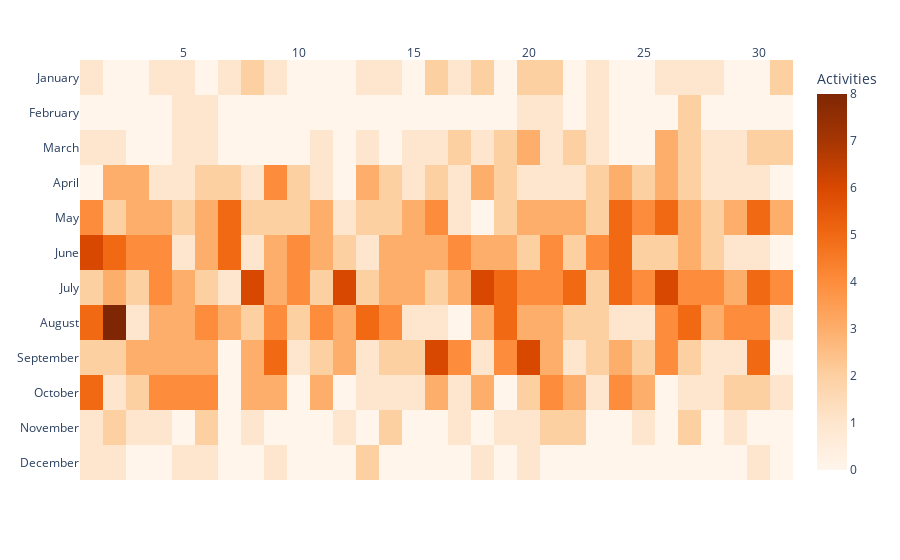

Notebook code cell kept with this figure:
### Code cell
# Creating heatmap of workouts by month and day

fig = px.imshow(pivot_data_month_day,
labels=dict(x="", y="", color="Activities"),
color_continuous_scale='oranges',
# x=hours_of_day,
aspect="auto"
)
fig.update_xaxes(side="top")
fig.update_layout(
    title='',
    xaxis_nticks=8,
    showlegend = False,
    plot_bgcolor='rgba(0,0,0,0)')
fig.show()

### Figure 1 — Plotly figure (JSON) as saved in the notebook; plotly's stock layout.template omitted (floating-point values rounded to 4 significant figures; data arrays with more than 128 entries replaced by an {"elided": "..."} marker saying what was removed)
{"data": [{"coloraxis": "coloraxis", "hovertemplate": "x: %{x}<br>y: %{y}<br>Activities: %{z}<extra></extra>", "name": "0", "type": "heatmap", "x": [1, 2, 3, 4, 5, 6, 7, 8, 9, 10, 11, 12, 13, 14, 15, 16, 17, 18, 19, 20, 21, 22, 23, 24, 25, 26, 27, 28, 29, 30, 31], "xaxis": "x", "y": ["January", "February", "March", "April", "May", "June", "July", "August", "September", "October", "November", "December"], "yaxis": "y", "z": {"elided": "12x31 int values"}}], "layout": {"coloraxis": {"colorbar": {"title": {"text": "Activities"}}, "colorscale": [[0, "rgb(255,245,235)"], [0.125, "rgb(254,230,206)"], [0.25, "rgb(253,208,162)"], [0.375, "rgb(253,174,107)"], [0.5, "rgb(253,141,60)"], [0.625, "rgb(241,105,19)"], [0.75, "rgb(217,72,1)"], [0.875, "rgb(166,54,3)"], [1, "rgb(127,39,4)"]]}, "margin": {"t": 60}, "plot_bgcolor": "rgba(0,0,0,0)", "showlegend": false, "title": {"text": ""}, "xaxis": {"anchor": "y", "domain": [0, 1], "nticks": 8, "side": "top"}, "yaxis": {"anchor": "x", "autorange": "reversed", "domain": [0, 1]}}}
